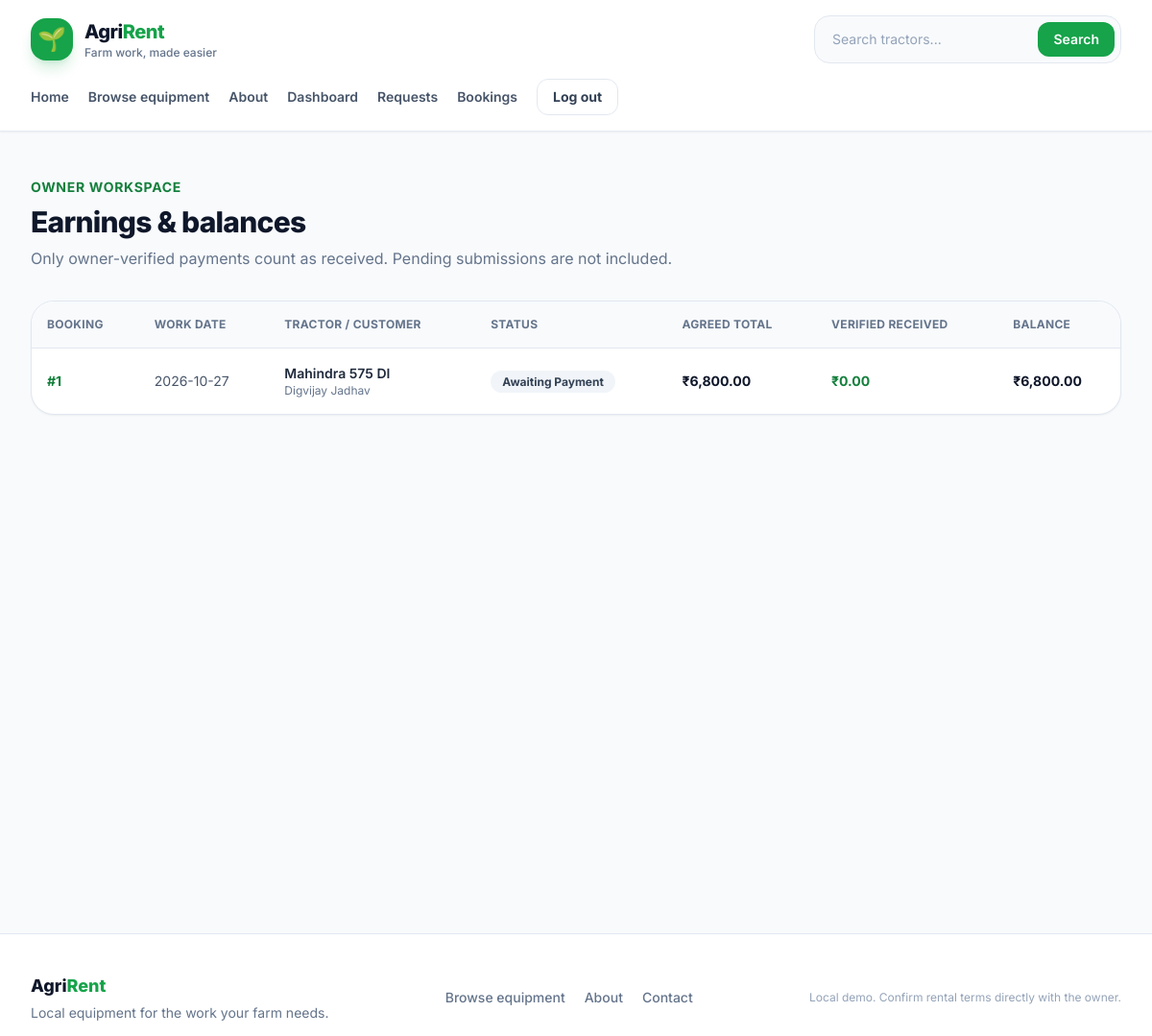
/owner/earnings (signed in), run on the app's committed database.
### tables this page shows
CREATE TABLE bookings (
    id INTEGER PRIMARY KEY AUTOINCREMENT,
    customer_id INTEGER NOT NULL REFERENCES users(id),
    listing_id INTEGER NOT NULL REFERENCES tractor_listings(id),
    work_date TEXT NOT NULL,
    start_time TEXT NOT NULL,
    end_time TEXT NOT NULL,
    rental_mode TEXT NOT NULL CHECK (rental_mode IN ('hourly', 'acre', 'combined')),
    hours REAL NOT NULL CHECK (hours > 0),
    acres REAL NOT NULL DEFAULT 0 CHECK (acres >= 0),
    service TEXT NOT NULL DEFAULT '',
    notes TEXT NOT NULL DEFAULT '',
    payment_plan TEXT NOT NULL CHECK (payment_plan IN ('advance', 'full_advance', 'after_work')),
    advance_percent REAL NOT NULL,
    hourly_rate REAL NOT NULL,
    acre_rate REAL NOT NULL,
    equipment_total_cents INTEGER NOT NULL,
    total_cents INTEGER NOT NULL,
    advance_cents INTEGER NOT NULL,
    status TEXT NOT NULL DEFAULT 'requested'
        CHECK (status IN ('requested', 'awaiting_payment', 'confirmed', 'rejected', 'in_progress', 'completed')),
    created_at TEXT NOT NULL DEFAULT CURRENT_TIMESTAMP
);

### app.py (the view)
@app.route("/owner/earnings")
@role_required("owner")
def earnings():
    rows = get_db().execute(
        """SELECT b.id, b.work_date, b.total_cents, b.status, l.name AS tractor_name,
                  u.name AS customer_name, COALESCE(SUM(CASE WHEN p.status = 'verified'
                      THEN p.amount_cents ELSE 0 END), 0) AS paid_cents
           FROM bookings b JOIN tractor_listings l ON l.id = b.listing_id
           JOIN users u ON u.id = b.customer_id LEFT JOIN payments p ON p.booking_id = b.id
           WHERE l.owner_id = ? GROUP BY b.id ORDER BY b.work_date DESC""",
        (session["user_id"],),
    ).fetchall()
    return render_template("earnings.html", bookings=rows)

### app.py (called while the page is built)
def csrf_token():
    if "_csrf_token" not in session:
        session["_csrf_token"] = secrets.token_urlsafe(32)
    return session["_csrf_token"]

@app.before_request
def check_csrf():
    if request.path.startswith("/api/"):
        return
    if request.method == "POST":
        submitted = request.form.get("_csrf_token", "")
        expected = session.get("_csrf_token", "")
        if not submitted or not expected or not secrets.compare_digest(submitted, expected):
            abort(400, description="The form security token is missing or expired. Please go back and try again.")

def login_required(view):
    @wraps(view)
    def wrapped(*args, **kwargs):
        if "user_id" not in session:
            flash("Please log in to continue.", "error")
            return redirect(url_for("login", next=request.path))
        return view(*args, **kwargs)
    return wrapped

def role_required(role):
    def decorate(view):
        @wraps(view)
        @login_required
        def wrapped(*args, **kwargs):
            if session.get("role") != role:
                abort(403)
            return view(*args, **kwargs)
        return wrapped
    return decorate

def current_user():
    if "user_id" not in session:
        return None
    return get_db().execute(
        "SELECT id, customer_code, name, email, phone, role FROM users WHERE id = ?",
        (session["user_id"],),
    ).fetchone()

@app.context_processor
def inject_user():
    return {
        "current_user": current_user(),
        "today": date.today().isoformat(),
        "advance_percent": app.config["ADVANCE_PERCENT"],
    }

def format_rupees(amount_cents):
    return f"₹{amount_cents / 100:,.2f}"

### database.py (called while the page is built)
def get_db():
    if "db" not in g:
        db_path = Path(current_app.config["DATABASE"])
        db_path.parent.mkdir(parents=True, exist_ok=True)
        g.db = sqlite3.connect(db_path)
        g.db.row_factory = sqlite3.Row
        g.db.execute("PRAGMA foreign_keys = ON")
        g.db.execute("PRAGMA busy_timeout = 5000")
    return g.db

### templates/earnings.html (shortened to what this page needs)
{% extends "base.html" %}
{% block content %}
<section class="mx-auto max-w-7xl px-4 py-12 sm:px-6 lg:px-8">
    <p class="text-sm font-bold uppercase tracking-wider text-green-700">Owner workspace</p>
    <h1 class="mt-2 text-3xl font-extrabold tracking-tight text-slate-900">Earnings &amp; balances</h1>
    <p class="mt-2 text-slate-500">Only owner-verified payments count as received. Pending submissions are not included.</p>
    {% if bookings %}
        <div class="mt-8 overflow-x-auto rounded-3xl border border-slate-200 bg-white shadow-sm"><table class="min-w-full divide-y divide-slate-200 text-left text-sm">
            <thead class="bg-slate-50 text-xs uppercase tracking-wide text-slate-500"><tr><th class="px-4 py-4 font-bold">Booking</th><th class="px-4 py-4 font-bold">Work date</th><th class="px-4 py-4 font-bold">Tractor / customer</th><th class="px-4 py-4 font-bold">Status</th><th class="px-4 py-4 font-bold">Agreed total</th><th class="px-4 py-4 font-bold">Verified received</th><th class="px-4 py-4 font-bold">Balance</th></tr></thead>
            <tbody class="divide-y divide-slate-100">{% for booking in bookings %}
            <tr class="hover:bg-slate-50"><td class="px-4 py-4"><a class="font-bold text-green-700 hover:text-green-900" href="{{ url_for('owner_booking', booking_id=booking.id) }}">#{{ booking.id }}</a></td><td class="whitespace-nowrap px-4 py-4 text-slate-600">{{ booking.work_date }}</td><td class="px-4 py-4"><p class="font-semibold text-slate-800">{{ booking.tractor_name }}</p><p class="text-xs text-slate-500">{{ booking.customer_name }}</p></td><td class="px-4 py-4"><span class="whitespace-nowrap rounded-full bg-slate-100 px-3 py-1 text-xs font-bold text-slate-700">{{ booking.status.replace('_', ' ')|title }}</span></td><td class="whitespace-nowrap px-4 py-4 font-bold text-slate-900">{{ booking.total_cents|rupees }}</td><td class="whitespace-nowrap px-4 py-4 font-bold text-green-700">{{ booking.paid_cents|rupees }}</td><td class="whitespace-nowrap px-4 py-4 font-bold text-slate-900">{{ [booking.total_cents - booking.paid_cents, 0]|max|rupees }}</td></tr>
            {% endfor %}</tbody>
        </table></div>
    {% endif %}
</section>
{% endblock %}

### data on the page
bookings: id "1", work_date "2026-10-27", tractor_name "Mahindra 575 DI", customer_name "Digvijay Jadhav", status.replace "Awaiting Payment", total_cents "₹6,800.00", paid_cents "₹0.00"
